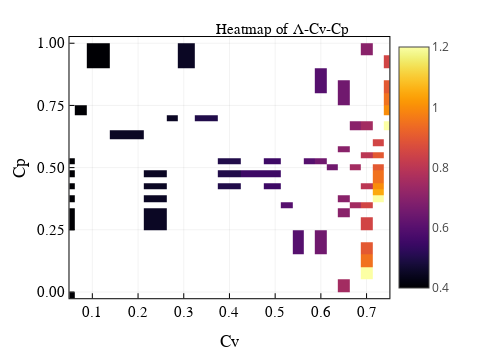

The notebook cell saved with this chart:
### Code cell
plotly()
heatmap(df_paras.Cv,df_paras.Cp,df_paras.Λ,xlabel="Cv",ylabel="Cp",title="Heatmap of Λ-Cv-Cp")
# savefig("./images/heatmap.png")

### Figure 1 — Plotly figure (JSON) as saved in the notebook; plotly's stock layout.template omitted (floating-point values rounded to 4 significant figures; data arrays with more than 128 entries replaced by an {"elided": "..."} marker saying what was removed)
{"data": [{"colorbar": {"len": 0.8426, "title": "", "x": 0.7788, "y": 0.5238}, "colorscale": {"elided": "256x2 mixed values"}, "name": "y1", "showlegend": false, "showscale": true, "type": "heatmap", "x": [0.05, 0.05, 0.05, 0.05, 0.05, 0.05, 0.05, 0.075, 0.1, 0.1, 0.175, 0.25, 0.25, 0.25, 0.25, 0.25, 0.275, 0.3, 0.3, 0.35, 0.4, 0.4, 0.4, 0.45, 0.5, 0.5, 0.5, 0.525, 0.55, 0.55, 0.575, 0.6, 0.6, 0.6, 0.6, 0.6, 0.625, 0.65, 0.65, 0.65, 0.65, 0.65, 0.675, 0.7, 0.675, 0.65, 0.675, 0.7, 0.7, 0.7, 0.7, 0.7, 0.725, 0.75, 0.725, 0.7, 0.725, 0.75, 0.725, 0.7, 0.725, 0.75, 0.725, 0.7, 0.725, 0.75, 0.725, 0.7, 0.725, 0.725, 0.7, 0.725, 0.75, 0.725, 0.7, 0.725, 0.75, 0.725, 0.7, 0.725, 0.75, 0.75], "xaxis": "x", "y": [-0.025, 0.275, 0.325, 0.375, 0.425, 0.475, 0.525, 0.725, 0.925, 0.975, 0.625, 0.275, 0.325, 0.375, 0.425, 0.475, 0.7, 0.925, 0.975, 0.7, 0.425, 0.475, 0.525, 0.475, 0.425, 0.475, 0.525, 0.35, 0.175, 0.225, 0.525, 0.825, 0.875, 0.525, 0.175, 0.225, 0.5, 0.775, 0.825, 0.575, 0.325, 0.375, 0.675, 0.975, 0.5, 0.025, 0.35, 0.675, 0.55, 0.425, 0.35, 0.275, 0.6, 0.925, 0.55, 0.175, 0.5, 0.825, 0.475, 0.125, 0.45, 0.775, 0.425, 0.075, 0.4, 0.725, 0.4, 0.075, 0.4, 0.375, 0.075, 0.375, 0.675, 0.375, 0.075, 0.375, 0.675, 0.375, 0.075, 0.375, 0.675, 1.025], "yaxis": "y", "z": [0.4, 0.4, 0.4, 0.4, 0.4, 0.4, 0.4, 0.4, 0.4, 0.4, 0.45, 0.45, 0.45, 0.45, 0.45, 0.45, 0.45, 0.45, 0.45, 0.5, 0.5, 0.5, 0.5, 0.55, 0.55, 0.55, 0.55, 0.6, 0.6, 0.6, 0.6, 0.6, 0.6, 0.65, 0.65, 0.65, 0.65, 0.65, 0.65, 0.7, 0.7, 0.7, 0.7, 0.7, 0.75, 0.75, 0.75, 0.75, 0.8, 0.8, 0.85, 0.85, 0.85, 0.85, 0.9, 0.9, 0.9, 0.9, 0.95, 0.95, 0.95, 0.95, 1, 1, 1, 1, 1.05, 1.05, 1.05, 1.1, 1.1, 1.1, 1.1, 1.15, 1.15, 1.15, 1.15, 1.2, 1.2, 1.2, 1.2], "zmax": 1.2, "zmin": 0.4}], "layout": {"annotations": [{"font": {"color": "rgba(0, 0, 0, 1.000)", "family": "serif", "size": 15}, "rotation": 0, "showarrow": false, "text": "Heatmap of Λ-Cv-Cp", "x": 0.5656, "xanchor": "center", "xref": "paper", "y": 1, "yanchor": "top", "yref": "paper"}], "height": 350, "legend": {"bgcolor": "rgba(255, 255, 255, 0.150)", "bordercolor": "rgba(0, 0, 0, 1.000)", "borderwidth": 1, "font": {"color": "rgba(0, 0, 0, 1.000)", "family": "serif", "size": 13}, "title": {"font": {"color": "rgba(0, 0, 0, 1.000)", "family": "serif", "size": 15}, "text": ""}, "tracegroupgap": 0, "traceorder": "normal", "x": 1, "xanchor": "auto", "y": 1, "yanchor": "auto"}, "margin": {"b": 20, "l": 0, "r": 0, "t": 20}, "paper_bgcolor": "rgba(255, 255, 255, 1.000)", "plot_bgcolor": "rgba(255, 255, 255, 1.000)", "showlegend": true, "width": 500, "xaxis": {"anchor": "y", "domain": [0.139, 0.7788], "gridcolor": "rgba(0, 0, 0, 0.100)", "gridwidth": 0.5, "linecolor": "rgba(0, 0, 0, 1.000)", "mirror": true, "range": [0.05, 0.75], "showgrid": true, "showline": true, "showticklabels": true, "tickangle": 0, "tickcolor": "rgb(0, 0, 0)", "tickfont": {"color": "rgba(0, 0, 0, 1.000)", "family": "serif", "size": 15}, "tickmode": "array", "ticks": "inside", "ticktext": ["0.1", "0.2", "0.3", "0.4", "0.5", "0.6", "0.7"], "tickvals": [0.1, 0.2, 0.3, 0.4, 0.5, 0.6, 0.7], "title": "Cv", "titlefont": {"color": "rgba(0, 0, 0, 1.000)", "family": "serif", "size": 17}, "type": "-", "visible": true, "zeroline": false, "zerolinecolor": "rgba(0, 0, 0, 1.000)"}, "yaxis": {"anchor": "x", "domain": [0.1025, 0.9451], "gridcolor": "rgba(0, 0, 0, 0.100)", "gridwidth": 0.5, "linecolor": "rgba(0, 0, 0, 1.000)", "mirror": true, "range": [-0.025, 1.025], "showgrid": true, "showline": true, "showticklabels": true, "tickangle": 0, "tickcolor": "rgb(0, 0, 0)", "tickfont": {"color": "rgba(0, 0, 0, 1.000)", "family": "serif", "size": 15}, "tickmode": "array", "ticks": "inside", "ticktext": ["0.00", "0.25", "0.50", "0.75", "1.00"], "tickvals": [0, 0.25, 0.5, 0.75, 1], "title": "Cp", "titlefont": {"color": "rgba(0, 0, 0, 1.000)", "family": "serif", "size": 17}, "type": "-", "visible": true, "zeroline": false, "zerolinecolor": "rgba(0, 0, 0, 1.000)"}}}
